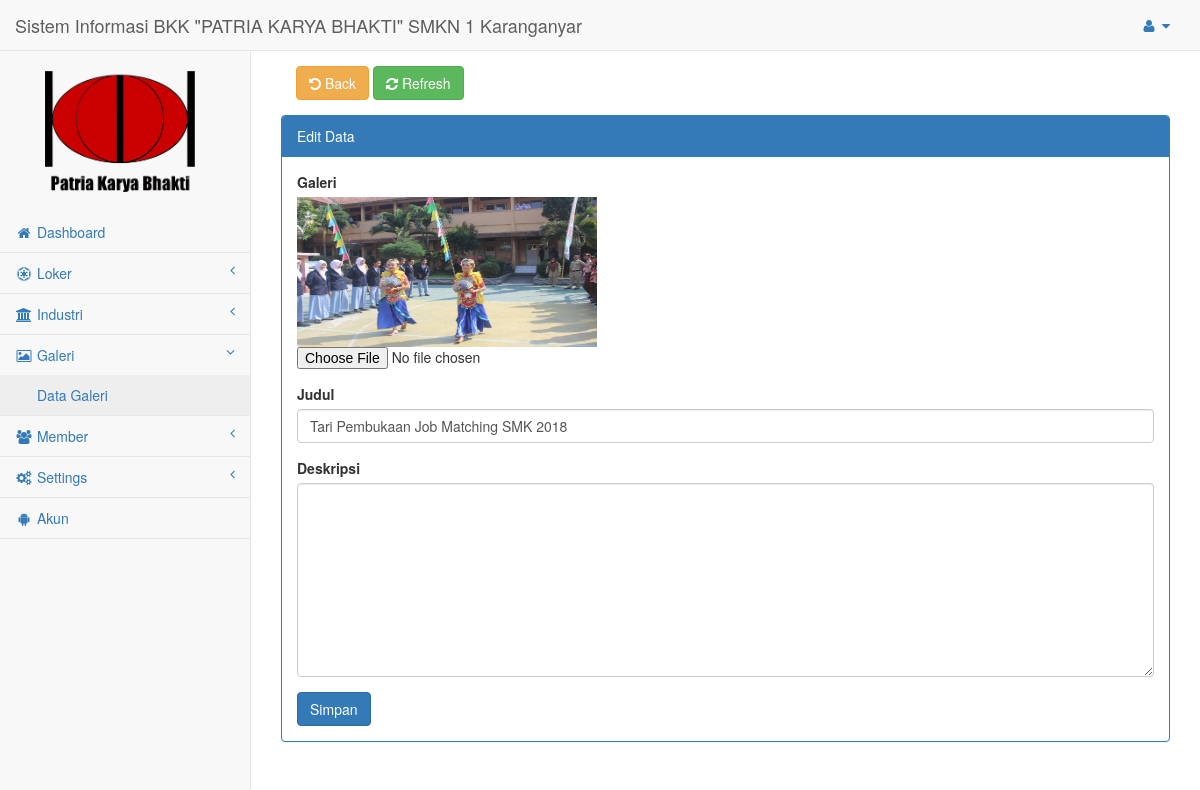
The page /0akuadmin/pages/admin?page=galeri&aksi=ubah&no=5 (signed in) on the database its author committed.
### tables this page shows
CREATE TABLE `tbl_galeri` (
  `No` int(9) NOT NULL,
  `Judul` varchar(100) NOT NULL,
  `Gambar` varchar(100) NOT NULL,
  `Deskripsi` varchar(1500) NOT NULL
);

### 0akuadmin/pages/admin/page/galeri/ubah.php (the view, shortened to what this page needs)
<?php
  $no = @$_GET['no'];
  $sql = $koneksi->query("select * from tbl_galeri where no='$no'");
  $tampil = $sql->fetch_assoc();
?>
<div class="panel-body">
 	<button type="button" class="btn btn-warning" onClick="history.go(-1)"><i class="fa fa-rotate-left"></i> Back </button>
  <button type="button" class="btn btn-success" onClick="history.go(0)"><i class="fa fa-refresh"></i> Refresh </button>
</div>
<div class="panel panel-primary">
<div class="panel-heading">
	Edit Data
</div>
<div class="panel-body">
  <div class="row">
    <div class="col-md-12">
      <form method="POST" action="" enctype="multipart/form-data">
	    <div class="form-group">
        <label>Galeri</label><br>
          <img id="uploadPreview" style="width: 300px; height: 150px;" src="page/galeri/img/<?php echo $tampil['Gambar'];?>"/>
        <input required="" id="uploadImage" type="file" name="Gambar" onchange="PreviewImage()" />
      </div>
    <div class="form-group">
      <label>Judul</label>
      <input class="form-control" name="Judul" value="<?php echo $tampil['Judul'];?>" />
		</div>
		<div class="form-group">
      <label>Deskripsi</label>
      <textarea class="form-control" name="Deskripsi" rows="9">
	     	<?php echo $tampil['Deskripsi'];?>
      </textarea>
    </div>
			<div>
       	<input type="submit" name="simpan" value="Simpan" class="btn btn-primary">
      </div>
     	</form>
    </div>
  </div>
</div></div></div></div>

### rows shown on the page
tbl_galeri: Gambar (picture), Judul "Tari Pembukaan Job Matching SMK 2018"
